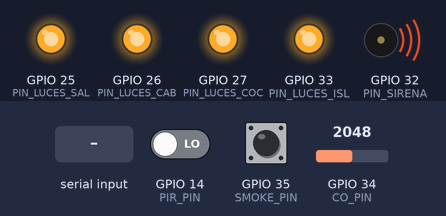
A sketch run on a simulated ESP32. Shown: output pins drawn as LEDs (lit = HIGH), buzzer (waves = sounding, pin HIGH). The inputs (shaded band) are chosen by the test bench; at power-on: GPIO 14 (PIR_PIN) LOW, GPIO 34 (CO_PIN) = 2048, GPIO 35 (SMOKE_PIN) HIGH. WiFi joins after 1.5 s; servers stay silent unless stated; no MQTT or app messages arrive unless stated; what the sketch prints to the serial monitor is not drawn.

Above: at 2.7 s.
2.8 s: "4" received over Serial
At 3.9 s:
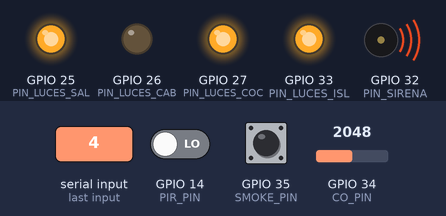
4.3 s: "5" received over Serial
At 5.2 s:
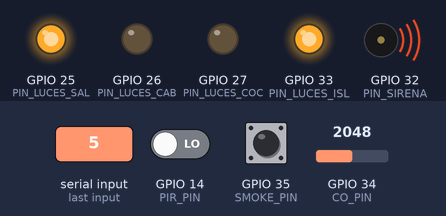
5.8 s: "6" received over Serial
At 7.0 s:
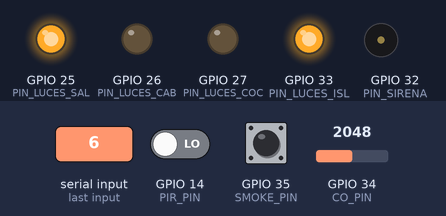
7.3 s: "7" received over Serial
At 8.5 s:
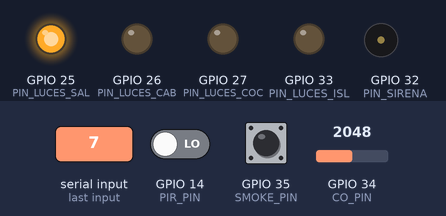
8.8 s: "8" received over Serial
At 9.3 s:
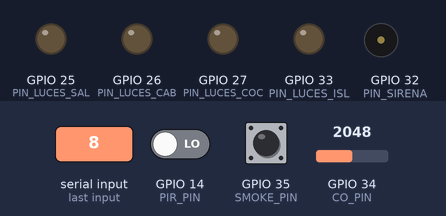
Timing chart, 0 to 11.8 s (numbered marks = the images above; inputs shaded):
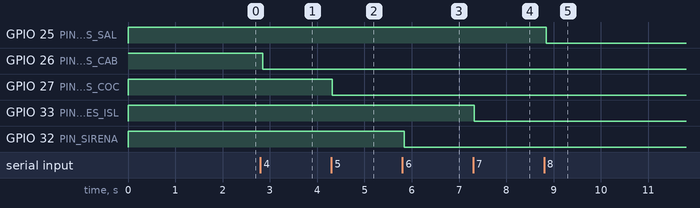

Measured:
- after the input at 2.8 s, GPIO 26 (PIN_LUCES_CAB): HIGH → LOW after 0.05 s
- after the input at 4.3 s, GPIO 27 (PIN_LUCES_COC): HIGH → LOW at once
- after the input at 5.8 s, GPIO 32 (PIN_SIRENA): HIGH → LOW at once
- after the input at 7.3 s, GPIO 33 (PIN_LUCES_ISL): HIGH → LOW at once
- after the input at 8.8 s, GPIO 25 (PIN_LUCES_SAL): HIGH → LOW at once

The sketch:

CodigoCocina.ino
```cpp
// === YARVIS KITCHEN CONTROLLER ESP32 ===
// Generado por Yarvis Edge Command Center
//
// SENSORES:
//   PIN 14  = PIR Movimiento
//   PIN 34  = MQ-7 Monóxido de Carbono (analógico, >1800 = alerta)
//   PIN 35  = MQ-2 Humo (digital, LOW = humo detectado)
//
// ACTUADORES (RELÉS - activo en LOW):
//   PIN 26  = Luces Cabinet
//   PIN 27  = Luces Cocina
//   PIN 32  = Sirena Cocina
//   PIN 33  = Luces Isla
//   PIN 25  = Luces Sala
//
// TECLAS SERIAL MONITOR:
//   1=Movimiento  2=CO  3=Humo
//   4=Cabinet  5=Cocina  6=Sirena  7=Isla  8=Sala
//   0=APAGAR TODO

#include <WiFi.h>
#include <PubSubClient.h>
#include <WebServer.h>
#include <ArduinoJson.h>

const char* ssid        = "Los Leiva";        // <-- Cambia esto
const char* password    = "marmol123";    // <-- Cambia esto
const char* mqtt_server = "192.168.1.138";  // <-- IP de tu PC

// ---- Pines Sensores ----
const int PIR_PIN   = 14;
const int CO_PIN    = 34;  // Analógico
const int SMOKE_PIN = 35;  // Digital: LOW = humo

// ---- Pines Actuadores (Relés) ----
const int PIN_LUCES_CAB = 26;
const int PIN_LUCES_COC = 27;
const int PIN_SIRENA    = 32;
const int PIN_LUCES_ISL = 33;
const int PIN_LUCES_SAL = 25;

// ---- Umbral CO ----
const int CO_THRESHOLD = 1800;  // ADC > umbral = peligro

// ---- Topics MQTT ----
const char* TOPIC_ESTADO  = "finca/cocina/estado";
const char* TOPIC_COMANDO = "finca/cocina/comando";

WiFiClient espClient;
PubSubClient mqtt(espClient);
WebServer server(80);

// ---- Estados ----
bool s_motion    = false;
bool s_co_alert  = false;
bool s_humo      = false;
bool s_luces_cab = false;
bool s_luces_coc = false;
bool s_sirena    = false;
bool s_luces_isl = false;
bool s_luces_sal = false;

void setRelay(int pin, bool on) {
  digitalWrite(pin, on ? LOW : HIGH);
}

void applyActuators() {
  setRelay(PIN_LUCES_CAB, s_luces_cab);
  setRelay(PIN_LUCES_COC, s_luces_coc);
  setRelay(PIN_SIRENA,    s_sirena);
  setRelay(PIN_LUCES_ISL, s_luces_isl);
  setRelay(PIN_LUCES_SAL, s_luces_sal);
}

void publishState() {
  DynamicJsonDocument doc(512);
  doc["motion"]        = s_motion    ? "active"    : "standby";
  doc["co"]            = s_co_alert  ? "alerta"    : "normal";
  doc["humo"]          = s_humo      ? "detectado" : "normal";
  doc["luces_cabinet"] = s_luces_cab ? "on" : "off";
  doc["luces_cocina"]  = s_luces_coc ? "on" : "off";
  doc["sirena"]        = s_sirena    ? "on" : "off";
  doc["luces_isla"]    = s_luces_isl ? "on" : "off";
  doc["luces_sala"]    = s_luces_sal ? "on" : "off";
  char buf[512];
  serializeJson(doc, buf);
  mqtt.publish(TOPIC_ESTADO, buf);
  Serial.print("[MQTT] -> "); Serial.println(buf);
}

void emergencyOff() {
  s_luces_cab = s_luces_coc = s_sirena = s_luces_isl = s_luces_sal = false;
  applyActuators();
  Serial.println("[!] APAGADO DE EMERGENCIA");
  publishState();
}

void callback(char* topic, byte* payload, unsigned int length) {
  String msg;
  for (unsigned int i = 0; i < length; i++) msg += (char)payload[i];
  Serial.print("[MQTT CMD] "); Serial.println(msg);

  DynamicJsonDocument doc(512);
  if (deserializeJson(doc, msg) != DeserializationError::Ok) return;

  if (doc.containsKey("luces_cabinet")) s_luces_cab = (String(doc["luces_cabinet"].as<const char*>()) == "on");
  if (doc.containsKey("luces_cocina"))  s_luces_coc = (String(doc["luces_cocina"].as<const char*>())  == "on");
  if (doc.containsKey("sirena"))        s_sirena    = (String(doc["sirena"].as<const char*>())         == "on");
  if (doc.containsKey("luces_isla"))    s_luces_isl = (String(doc["luces_isla"].as<const char*>())    == "on");
  if (doc.containsKey("luces_sala"))    s_luces_sal = (String(doc["luces_sala"].as<const char*>())    == "on");
  if (doc.containsKey("apagar_todo") && doc["apagar_todo"].as<bool>()) { emergencyOff(); return; }

  applyActuators();
  publishState();
}

void reconnect() {
  while (!mqtt.connected()) {
    Serial.print("Conectando MQTT...");
    if (mqtt.connect("ESP32_Kitchen_Client")) {
      Serial.println("OK");
      mqtt.subscribe(TOPIC_COMANDO);
      publishState();
    } else {
      Serial.print("Error rc="); Serial.println(mqtt.state());
      delay(3000);
    }
  }
}

void handleState() {
  DynamicJsonDocument doc(512);
  doc["motion"]        = s_motion    ? "active"    : "standby";
  doc["co"]            = s_co_alert  ? "alerta"    : "normal";
  doc["humo"]          = s_humo      ? "detectado" : "normal";
  doc["luces_cabinet"] = s_luces_cab ? "on" : "off";
  doc["luces_cocina"]  = s_luces_coc ? "on" : "off";
  doc["sirena"]        = s_sirena    ? "on" : "off";
  doc["luces_isla"]    = s_luces_isl ? "on" : "off";
  doc["luces_sala"]    = s_luces_sal ? "on" : "off";
  String r; serializeJson(doc, r);
  server.send(200, "application/json", r);
}

void handlePing() { server.send(200, "text/plain", "pong"); }

void handleSerialInput(char key) {
  switch (key) {
    case '1': s_motion    = !s_motion;
              Serial.println(s_motion    ? "[1] Movimiento: ACTIVO"   : "[1] Movimiento: INACTIVO"); break;
    case '2': s_co_alert  = !s_co_alert;
              Serial.println(s_co_alert  ? "[2] CO: ALERTA"           : "[2] CO: NORMAL"); break;
    case '3': s_humo      = !s_humo;
              Serial.println(s_humo      ? "[3] Humo: DETECTADO"      : "[3] Humo: NORMAL"); break;
    case '4': s_luces_cab = !s_luces_cab;
              Serial.println(s_luces_cab ? "[4] Luces Cabinet: ON"    : "[4] Luces Cabinet: OFF"); break;
    case '5': s_luces_coc = !s_luces_coc;
              Serial.println(s_luces_coc ? "[5] Luces Cocina: ON"     : "[5] Luces Cocina: OFF"); break;
    case '6': s_sirena    = !s_sirena;
              Serial.println(s_sirena    ? "[6] Sirena: ON"           : "[6] Sirena: OFF"); break;
    case '7': s_luces_isl = !s_luces_isl;
              Serial.println(s_luces_isl ? "[7] Luces Isla: ON"       : "[7] Luces Isla: OFF"); break;
    case '8': s_luces_sal = !s_luces_sal;
              Serial.println(s_luces_sal ? "[8] Luces Sala: ON"       : "[8] Luces Sala: OFF"); break;
    case '0': emergencyOff(); return;
    default:
      Serial.println("Teclas: 1=Mov 2=CO 3=Humo 4=Cabinet 5=Cocina 6=Sirena 7=Isla 8=Sala 0=APAGAR");
      return;
  }
  applyActuators();
  publishState();
}

bool last_pir  = false;
bool last_co   = false;
bool last_humo = false;

void setup() {
  Serial.begin(115200);

  // Sensores
  pinMode(PIR_PIN,   INPUT);
  pinMode(SMOKE_PIN, INPUT_PULLUP);  // LOW = humo

  // Actuadores — relés APAGADOS al iniciar (HIGH)
  pinMode(PIN_LUCES_CAB, OUTPUT); digitalWrite(PIN_LUCES_CAB, HIGH);
  pinMode(PIN_LUCES_COC, OUTPUT); digitalWrite(PIN_LUCES_COC, HIGH);
  pinMode(PIN_SIRENA,    OUTPUT); digitalWrite(PIN_SIRENA,    HIGH);
  pinMode(PIN_LUCES_ISL, OUTPUT); digitalWrite(PIN_LUCES_ISL, HIGH);
  pinMode(PIN_LUCES_SAL, OUTPUT); digitalWrite(PIN_LUCES_SAL, HIGH);

  // WiFi
  Serial.print("WiFi...");
  WiFi.begin(ssid, password);
  while (WiFi.status() != WL_CONNECTED) { delay(500); Serial.print("."); }
  Serial.print(" IP: "); Serial.println(WiFi.localIP());

  // MQTT
  mqtt.setServer(mqtt_server, 1883);
  mqtt.setCallback(callback);

  // HTTP endpoints
  server.on("/state", handleState);
  server.on("/ping",  handlePing);
  server.begin();

  Serial.println("\n=== YARVIS KITCHEN CONTROLLER LISTO ===");
  Serial.println("Teclas: 1=Mov 2=CO 3=Humo 4=Cabinet 5=Cocina 6=Sirena 7=Isla 8=Sala 0=APAGAR");
}

void loop() {
  if (!mqtt.connected()) reconnect();
  mqtt.loop();
  server.handleClient();

  // Sensores físicos — publicar solo si cambian
  bool pir  = digitalRead(PIR_PIN) == HIGH;
  int  co   = analogRead(CO_PIN);
  bool humo = digitalRead(SMOKE_PIN) == LOW;  // LOW = humo detectado

  bool co_alert = (co > CO_THRESHOLD);

  if (pir != last_pir || co_alert != last_co || humo != last_humo) {
    s_motion   = pir;
    s_co_alert = co_alert;
    s_humo     = humo;
    last_pir   = pir;
    last_co    = co_alert;
    last_humo  = humo;
    publishState();
    if (co_alert) Serial.printf("[!] ALERTA CO: ADC=%d\n", co);
    if (humo)     Serial.println("[!] ALERTA HUMO DETECTADO");
  }

  // Testing por Serial Monitor
  if (Serial.available() > 0) {
    handleSerialInput(Serial.read());
  }

  delay(50);
}
```
